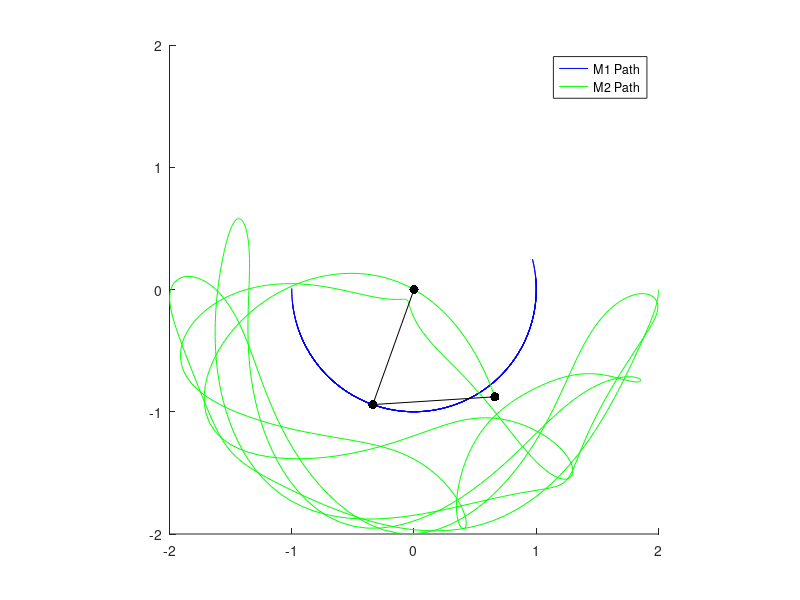

Here is the MATLAB script that generated this plot:
% Compound Double Pendulum
%
% Simulates the trajectory of a compound double pendulum in a plane.
% The pendulum is released with given initial conditions and its trajectory is plotted.
% Through simulation parameters, the simulation can be configured to plot the state variables
% or animate the trajectory of the system.  The second derivatives for the system were computed
% in Wolfram Mathematica.
%
% Function Inputs: None
% Function Outputs: None
%
% Initial conditions and parameters are specified in the function for easy running.
%
% Eyre, Holzgrafe, Kessler - October 2012
% Olin College ENGR 2340 - Dynamics
% Assignment 5 - Problem 4

function pendulum

    %Parameters
    m1 = 1;  %Mass (kg)
    m2 = 1;  %Mass (kg)
    l1 = 1;  %Length (m)
    l2 = 1;  %Length (m)
    g = 9.8; %Gravity (m/s^2)
    
    %Moments of Inertia About Pivot Points
    I1G = m1*l1^2/12;
    I1O = m1*l1^2/3;
    I2G = m2*l2^2/12;
    
    %Initial Conditions
    theta1 = pi/2;
    theta2 = pi/2;
    omega1 = 0;
    omega2 = 0;

    %Simulation Parameters
    t = 8.7;
    dt = .01;
    tolerance = 1e-14;  %Relative Integration Tolerance
    skipframes = 14;
    animate = false;
    plotpath = true;
    plotstatevariables = false;

    %Setup & Run Simulation
    X0 = [theta1 theta2 omega1 omega2]; %Initial Condition Vector
    T = [0:dt:t]; %Time Vector
    options = odeset('RelTol', tolerance);  %Setup Events
    [T, Z] = ode45(@equations, T, X0,options);  %Run Solver
    visualize(T,Z);

    function res = equations(T,X)
        %Unpack
        O1 = X(1);
        O2 = X(2);
        O1d = X(3);
        O2d = X(4);

        %Calculate
        O1dd=-(l1*(g*(l2^2*m2*(m1+m2)+4*I2G*(m1+2*m2))*sin(O1)+ ...
            l2*m2*(g*l2*m2*sin(O1-2*O2)+((4*I2G+l2^2*m2)*O2d^2+ ...
            2*l1*l2*m2*O1d^2*cos(O1-O2))*sin(O1-O2))))/ ...
            (2*I1O*(4*I2G+l2^2*m2)+l1^2*m2*(8*I2G+l2^2*m2)- ...
            l1^2*l2^2*m2^2*cos(2*(O1-O2)));

        O2dd=-(l2*m2*(4*l1*(I1O+l1^2*m2)*O1d^2*sin(O1-O2)+l1^2*l2*m2*O2d^2 ...
            *sin(2*(O1-O2)) + g*(l1^2*(m1+2*m2)*sin(2*O1-O2)+(-4*I1O+l1^2*(m1-2*m2)) ...
                *sin(O2))))/(-2*I1O*(4*I2G+l2^2*m2)-l1^2*m2*(8*I2G+l2^2*m2)+...
                l1^2*l2^2*m2^2*cos(2*(O1-O2)));
            
        %Output
        res = [O1d;O2d;O1dd;O2dd];

    end %equations

    function visualize(T,Z)
        if animate
            runanimation(Z);
        end
        if plotpath
            plotthepath(Z);
        end
        if plotstatevariables
            plotstates(T,Z);
        end
    end

    function [X1 Y1 X2 Y2 X1d Y1d X2d Y2d] = converttocartesian(Z)
        %Extract
        theta1 = Z(:,1);
        theta2 = Z(:,2);
        omega1 = Z(:,3);
        omega2 = Z(:,4);

        %Position
        X1 = l1 * sin(theta1);
        Y1 =-l1 * cos(theta1);
        X2 = l2 * sin(theta2) + X1;
        Y2 =-l2 * cos(theta2) + Y1;

        %Velocity
        X1d = l1*omega1.*cos(theta1);
        Y1d =-l1*omega1.*sin(theta1);
        X2d = l2*omega2.*cos(theta2) + X1d;
        Y2d =-l2*omega2.*sin(theta2) + Y1d;
    end

    function runanimation(Z)
        %Convert to Cartesian
        [X1 Y1 X2 Y2 X1d Y1d X2d Y2d] = converttocartesian(Z);

        %Configure Axes
        lmax = l1 + l2;
        ax = [-lmax lmax -lmax lmax];

        for i=1:skipframes:length(theta1)
            clf, hold on

            %Plot Historical Position
            plot(X1(1:i),Y1(1:i),'b')
            plot(X2(1:i),Y2(1:i),'g')

            %Plot Current System Position
            plot([0 X1(i)],[0 Y1(i)],'k')
            plot([X1(i) X2(i)],[Y1(i) Y2(i)],'k')
            plot(0,0,'k.','MarkerSize',20)
            plot(X1(i),Y1(i),'k.','MarkerSize',20)
            plot(X2(i),Y2(i),'k.','MarkerSize',20)


            legend('M1 Path', 'M2 Path')
            axis(ax)
            axis square
            drawnow;
        end %for
    end %visualize

    function plotthepath(Z)
        %Convert to Cartesian
        [X1 Y1 X2 Y2 X1d Y1d X2d Y2d] = converttocartesian(Z);

        %Configure Axes
        lmax = l1 + l2;
        ax = [-lmax lmax -lmax lmax];

        %Plot
        clf; hold on
        plot(X1,Y1,'b')
        plot(X2,Y2,'g')
        plot([0 X1(end)],[0 Y1(end)],'k')
        plot([X1(end) X2(end)],[Y1(end) Y2(end)],'k')
        plot(0,0,'k.','MarkerSize',20)
        plot(X1(end),Y1(end),'k.','MarkerSize',20)
        plot(X2(end),Y2(end),'k.','MarkerSize',20)
        legend('M1 Path', 'M2 Path')
        axis(ax)   
        axis square
    end %plotthepath

    function plotstates(T,Z)
        %Extract
        theta1 = Z(:,1);
        theta2 = Z(:,2);
        omega1 = Z(:,3);
        omega2 = Z(:,4);

        %Calculate Accelerations
        alpha1 = [];
        alpha2 = [];
        for i=1:length(theta1)
            a1 = (g*(2*m1+m2)*sin(theta1(i)) + m2*(g*sin(theta1(i)-2*theta2(i)) - ...
                2*(l2*omega2(i)^2 + l1*omega1(i)^2*cos(theta1(i)-theta2(i)))*sin(theta1(i)-theta2(i))))...
                /(l1*(2*m1+m2-m2*cos(2*(theta1(i)-theta2(i)))));
            a2 = 2*sin(theta1(i)-theta2(i))*(l1*(m1+m2)*omega1(i)^2 - ...
                g*(m1+m2)*cos(theta1(i)) + l2*m2*omega2(i)^2*cos(theta1(i)-theta2(i)))...
                /(l2*(2*m1 + m2 - m2*cos(2*(theta1(i)-theta2(i)))));
            alpha1 = [alpha1;a1];
            alpha2 = [alpha2;a2];
        end
        
        clf

        %Determine Mode
        curplot = 3;
        numplots = 2;
        if plotenergy
            numplots = numplots + 1;
        end
        if plottension
            numplots = numplots + 2;
        end
        
        subplot(numplots,1,1)
        hold on
        plot(T,theta1,'r')
        plot(T,omega1,'b')
        plot(T,alpha1,'g')
        title('Mass One')
        legend('Angular Position (rad)','Angular Velocity (rad/s)','Angular Acceleration (rad/s^2')
        
        subplot(numplots,1,2)
        hold on
        plot(T,theta2,'r')
        plot(T,omega2,'b')
        plot(T,alpha2,'g')
        title('Mass Two')
        legend('Angular Position (rad)','Angular Velocity (rad/s)','Angular Acceleration (rad/s^2')

        xlabel('Time (s)')

    end %plotstates

end %coaster